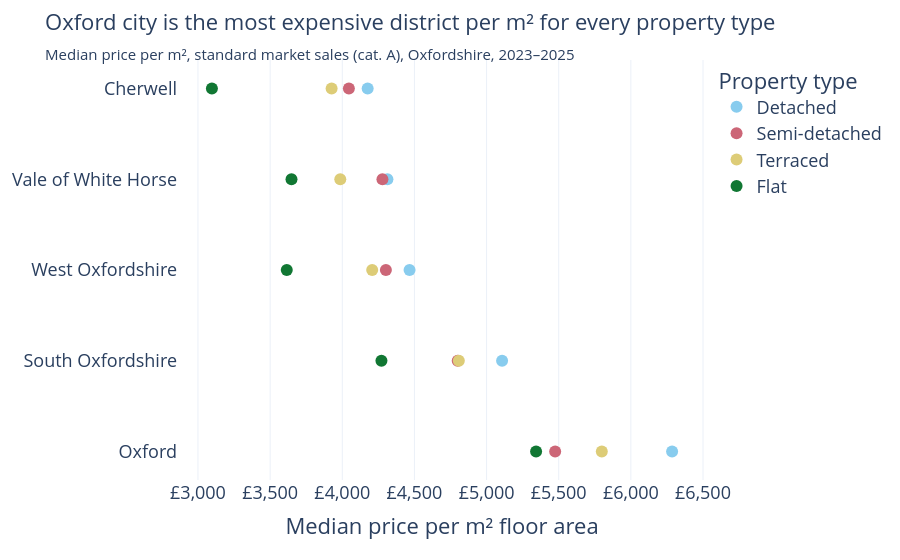

The notebook cell saved with this chart:
### Code cell
fig = px.scatter(recent_years_agg, 
           x= '£_per_m²', 
           y='district', 
           color='property_type', 
            
           category_orders={'district':['Cherwell', 'Vale of White Horse', 'West Oxfordshire', 'South Oxfordshire', 'Oxford'], 
                            'property_type':['Detached', 'Semi-detached', 'Terraced', 'Flat']},
           template='plotly_white',
           labels={'count':'Number of sales', 'property_type':'Property type', 'district':'District', '£_per_m²': '£ per m²'},
           custom_data=['property_type', 'count'],
           color_discrete_sequence=px.colors.qualitative.Safe)
fig.update_xaxes(title_text='Median price per m² floor area', tickprefix='£', tickformat=',')
fig.update_yaxes(title_text=None, showgrid=False)
fig.update_layout(title_text='Oxford city is the most expensive district per m² for every property type',
                  title_subtitle_text='Median price per m², standard market sales (cat. A), Oxfordshire, 2023–2025',
                   title_font_size=22,
                   font_size=18)
fig.update_traces(marker_size=12,
                  hovertemplate='<b>%{customdata[0]}, %{y}</b><br>Median £%{x:,.0f} per m²<br>%{customdata[1]} sales<extra></extra>')

fig.show(config={'displayModeBar': False})

### Figure 1 — Plotly figure (JSON) as saved in the notebook; plotly's stock layout.template omitted (floating-point values rounded to 4 significant figures)
{"data": [{"customdata": [["Detached", 1939], ["Detached", 339], ["Detached", 2142], ["Detached", 2419], ["Detached", 1348]], "hovertemplate": "<b>%{customdata[0]}, %{y}</b><br>Median £%{x:,.0f} per m²<br>%{customdata[1]} sales<extra></extra>", "legendgroup": "Detached", "marker": {"color": "rgb(136, 204, 238)", "size": 12, "symbol": "circle"}, "mode": "markers", "name": "Detached", "orientation": "h", "showlegend": true, "type": "scatter", "x": [4176.0, 6286.0, 5108.0, 4313.0, 4466.0], "xaxis": "x", "y": ["Cherwell", "Oxford", "South Oxfordshire", "Vale of White Horse", "West Oxfordshire"], "yaxis": "y"}, {"customdata": [["Semi-detached", 1929], ["Semi-detached", 1096], ["Semi-detached", 1951], ["Semi-detached", 1873], ["Semi-detached", 1229]], "hovertemplate": "<b>%{customdata[0]}, %{y}</b><br>Median £%{x:,.0f} per m²<br>%{customdata[1]} sales<extra></extra>", "legendgroup": "Semi-detached", "marker": {"color": "rgb(204, 102, 119)", "size": 12, "symbol": "circle"}, "mode": "markers", "name": "Semi-detached", "orientation": "h", "showlegend": true, "type": "scatter", "x": [4046.0, 5475.0, 4800.0, 4278.0, 4302.0], "xaxis": "x", "y": ["Cherwell", "Oxford", "South Oxfordshire", "Vale of White Horse", "West Oxfordshire"], "yaxis": "y"}, {"customdata": [["Terraced", 1618], ["Terraced", 1167], ["Terraced", 1309], ["Terraced", 1260], ["Terraced", 1027]], "hovertemplate": "<b>%{customdata[0]}, %{y}</b><br>Median £%{x:,.0f} per m²<br>%{customdata[1]} sales<extra></extra>", "legendgroup": "Terraced", "marker": {"color": "rgb(221, 204, 119)", "size": 12, "symbol": "circle"}, "mode": "markers", "name": "Terraced", "orientation": "h", "showlegend": true, "type": "scatter", "x": [3926.0, 5799.0, 4808.0, 3986.0, 4207.0], "xaxis": "x", "y": ["Cherwell", "Oxford", "South Oxfordshire", "Vale of White Horse", "West Oxfordshire"], "yaxis": "y"}, {"customdata": [["Flat", 619], ["Flat", 795], ["Flat", 732], ["Flat", 769], ["Flat", 553]], "hovertemplate": "<b>%{customdata[0]}, %{y}</b><br>Median £%{x:,.0f} per m²<br>%{customdata[1]} sales<extra></extra>", "legendgroup": "Flat", "marker": {"color": "rgb(17, 119, 51)", "size": 12, "symbol": "circle"}, "mode": "markers", "name": "Flat", "orientation": "h", "showlegend": true, "type": "scatter", "x": [3096.0, 5343.0, 4271.0, 3648.0, 3615.0], "xaxis": "x", "y": ["Cherwell", "Oxford", "South Oxfordshire", "Vale of White Horse", "West Oxfordshire"], "yaxis": "y"}], "layout": {"font": {"size": 18}, "legend": {"title": {"text": "Property type"}, "tracegroupgap": 0}, "margin": {"t": 60}, "title": {"font": {"size": 22}, "subtitle": {"text": "Median price per m², standard market sales (cat. A), Oxfordshire, 2023–2025"}, "text": "Oxford city is the most expensive district per m² for every property type"}, "xaxis": {"anchor": "y", "domain": [0, 1], "tickformat": ",", "tickprefix": "£", "title": {"text": "Median price per m² floor area"}}, "yaxis": {"anchor": "x", "categoryarray": ["Oxford", "South Oxfordshire", "West Oxfordshire", "Vale of White Horse", "Cherwell"], "categoryorder": "array", "domain": [0, 1], "showgrid": false, "title": {}}}}
